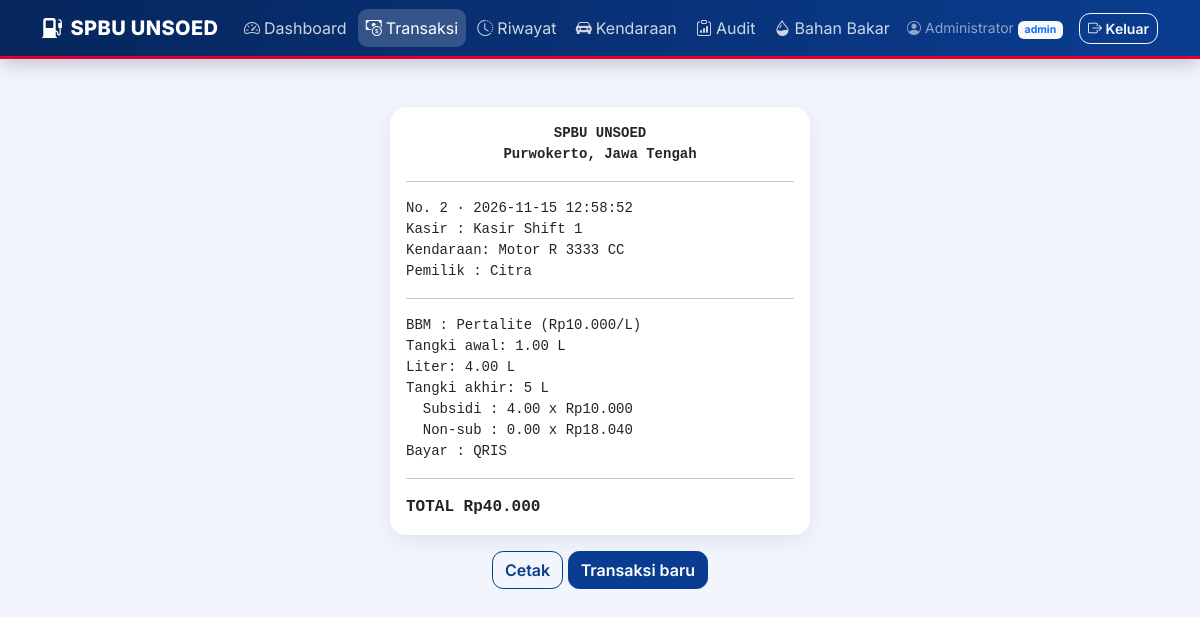
The app's page /struk.php?id=2 (signed in) with its own data.
### tables this page shows
CREATE TABLE transaksi (
  id                 INT UNSIGNED NOT NULL AUTO_INCREMENT,
  tanggal            DATETIME NOT NULL DEFAULT CURRENT_TIMESTAMP,
  kendaraan_id       INT UNSIGNED NOT NULL,
  bbm_id             INT UNSIGNED NOT NULL,
  user_id            INT UNSIGNED NOT NULL,
  isi_tangki_awal    DECIMAL(6,2)  NOT NULL DEFAULT 0,
  liter              DECIMAL(8,2)  NOT NULL,
  liter_subsidi      DECIMAL(8,2)  NOT NULL DEFAULT 0,
  liter_non_subsidi  DECIMAL(8,2)  NOT NULL DEFAULT 0,
  total              DECIMAL(12,2) NOT NULL,
  metode             ENUM('Tunai','QRIS','Debit') NOT NULL DEFAULT 'Tunai',
  PRIMARY KEY (id),
  KEY idx_trx_tanggal (tanggal),
  KEY idx_trx_kendaraan_bbm_tgl (kendaraan_id, bbm_id, tanggal),
  KEY idx_trx_bbm (bbm_id),
  KEY idx_trx_user (user_id),
  CONSTRAINT fk_trx_kendaraan FOREIGN KEY (kendaraan_id) REFERENCES kendaraan (id) ON DELETE RESTRICT ON UPDATE CASCADE,
  CONSTRAINT fk_trx_bbm       FOREIGN KEY (bbm_id)       REFERENCES bahan_bakar (id) ON DELETE RESTRICT ON UPDATE CASCADE,
  CONSTRAINT fk_trx_user      FOREIGN KEY (user_id)      REFERENCES users (id)       ON DELETE RESTRICT ON UPDATE CASCADE
);

CREATE TABLE users (
  id        INT UNSIGNED NOT NULL AUTO_INCREMENT,
  username  VARCHAR(30)  NOT NULL,
  password  VARCHAR(255) NOT NULL,
  nama      VARCHAR(60)  NOT NULL,
  role      ENUM('admin','kasir') NOT NULL DEFAULT 'kasir',
  PRIMARY KEY (id),
  UNIQUE KEY uq_users_username (username)
);

CREATE TABLE kendaraan (
  id                INT UNSIGNED NOT NULL AUTO_INCREMENT,
  jenis             ENUM('Mobil','Motor') NOT NULL,
  plat              VARCHAR(12)   NOT NULL,
  pemilik           VARCHAR(60)   NOT NULL,
  kapasitas_mesin   INT UNSIGNED  NOT NULL,                 
  jumlah_roda       TINYINT UNSIGNED NOT NULL DEFAULT 4,
  max_penumpang     TINYINT UNSIGNED NOT NULL DEFAULT 5,
  kapasitas_tangki  DECIMAL(6,2)  NOT NULL,                 
  PRIMARY KEY (id),
  UNIQUE KEY uq_kendaraan_plat (plat),
  KEY idx_kendaraan_pemilik (pemilik)
);

CREATE TABLE bahan_bakar (
  id                 INT UNSIGNED NOT NULL AUTO_INCREMENT,
  nama               VARCHAR(40)  NOT NULL,
  harga              INT UNSIGNED NOT NULL,
  angka_mutu         INT UNSIGNED NOT NULL,
  diesel             TINYINT(1)   NOT NULL DEFAULT 0,
  subsidi            TINYINT(1)   NOT NULL DEFAULT 0,
  harga_non_subsidi  INT UNSIGNED NOT NULL DEFAULT 0,
  kelebihan_ditolak  TINYINT(1)   NOT NULL DEFAULT 0,
  PRIMARY KEY (id),
  UNIQUE KEY uq_bbm_nama (nama)
);

### includes/fungsi.php (called while the page is built, shortened)
<?php
function e($s): string { return htmlspecialchars((string)$s, ENT_QUOTES, 'UTF-8'); }
function rupiah(float $n): string { return 'Rp' . number_format($n, 0, ',', '.'); }
function query(mysqli $db, string $sql, string $tipe = '', array $param = []): array {
    $st = $db->prepare($sql);
    if ($param) $st->bind_param($tipe, ...$param);
    $st->execute();
    $r = $st->get_result();
    return $r ? $r->fetch_all(MYSQLI_ASSOC) : [];
}

### struk.php (the view, shortened to what this page needs)
<?php
require 'includes/init.php';
$r = query($db, 'SELECT t.*, k.plat, k.jenis, k.pemilik, b.nama bbm, b.harga, b.harga_non_subsidi, b.subsidi, u.nama kasir
    FROM transaksi t JOIN kendaraan k ON k.id=t.kendaraan_id JOIN bahan_bakar b ON b.id=t.bbm_id JOIN users u ON u.id=t.user_id WHERE t.id=?', 'i', [(int)($_GET['id'] ?? 0)]);
$t = $r[0];
require 'includes/header.php';
?>
<div class="receipt-shell">
  <div class="card receipt-card mx-auto">
    <div class="card-body font-monospace small p-3">
      <div class="text-center fw-bold"><?= e(SPBU::NAMA) ?><br><?= e(SPBU::LOKASI) ?></div><hr>
      No. <?= (int)$t['id'] ?> &middot; <?= e($t['tanggal']) ?><br>Kasir : <?= e($t['kasir']) ?><br>
      Kendaraan: <?= e($t['jenis']) ?> <?= e($t['plat']) ?><br>Pemilik : <?= e($t['pemilik']) ?><hr>
      BBM : <?= e($t['bbm']) ?> (<?= rupiah((float)$t['harga']) ?>/L)<br>Tangki awal: <?= e($t['isi_tangki_awal']) ?> L<br>Liter: <?= e($t['liter']) ?> L<br>Tangki akhir: <?= e(round($t['isi_tangki_awal'] + $t['liter'], 2)) ?> L<br>
      <?php if ($t['subsidi']): ?>&nbsp;&nbsp;Subsidi : <?= e($t['liter_subsidi']) ?> x <?= rupiah((float)$t['harga']) ?><br>
      &nbsp;&nbsp;Non-sub : <?= e($t['liter_non_subsidi']) ?> x <?= rupiah((float)$t['harga_non_subsidi']) ?><br><?php endif; ?>
      Bayar : <?= e($t['metode']) ?><hr><div class="fs-6 fw-bold">TOTAL <?= rupiah((float)$t['total']) ?></div>
    </div>
  </div>
  <div class="receipt-actions text-center mt-3">
    <button class="btn btn-outline-primary" type="button" onclick="window.print()">Cetak</button>
    <a class="btn btn-primary" href="transaksi.php">Transaksi baru</a>
  </div>
</div>
<?php require 'includes/footer.php'; ?>

### assets/style.css (style rules this page uses)
:root { --biru:#0a3d91;--biru-tua:#06265c;--merah:#e4002b;--kuning:#ffb81c;--bg:#f2f5fb;--teks:#1b2540;--bs-body-font-family:'Inter',system-ui,sans-serif }
body { background:var(--bg);color:var(--teks);font-family:var(--bs-body-font-family) }
.card { border:0;border-radius:1rem;box-shadow:0 6px 22px rgba(20,40,90,.08) }
.btn { border-radius:.7rem;font-weight:600 }
.btn-primary { --bs-btn-bg:var(--biru);--bs-btn-border-color:var(--biru);--bs-btn-hover-bg:var(--biru-tua);--bs-btn-hover-border-color:var(--biru-tua);--bs-btn-active-bg:var(--biru-tua);--bs-btn-disabled-bg:var(--biru);--bs-btn-disabled-border-color:var(--biru) }
.btn-outline-primary { --bs-btn-color:var(--biru);--bs-btn-border-color:var(--biru);--bs-btn-hover-bg:var(--biru);--bs-btn-hover-border-color:var(--biru) }
.receipt-shell { max-width:420px;margin:0 auto }
.receipt-card { max-width:420px;margin:0 auto;background:#fff }

### records on screen
transaksi: id "2", tanggal "2026-11-15 12:58:52", user.nama "Kasir Shift 1", kendaraan.jenis "Motor", kendaraan.plat "R 3333 CC", kendaraan.pemilik "Citra", bbm.nama "Pertalite", bbm.harga "Rp10.000", isi_tangki_awal "1.00", liter "4.00", $t['isi_tangki_awal'] + $t['liter'] "5", liter_subsidi "4.00", liter_non_subsidi "0.00", bbm.harga_non_subsidi "Rp18.040", metode "QRIS", total "Rp40.000"

### other values on screen
$label "Dashboard Transaksi Riwayat Kendaraan Audit Bahan Bakar"
user()['nama'] "Administrator"
user()['role'] "admin"
SPBU::NAMA "SPBU UNSOED"
SPBU::LOKASI "Purwokerto, Jawa Tengah"
